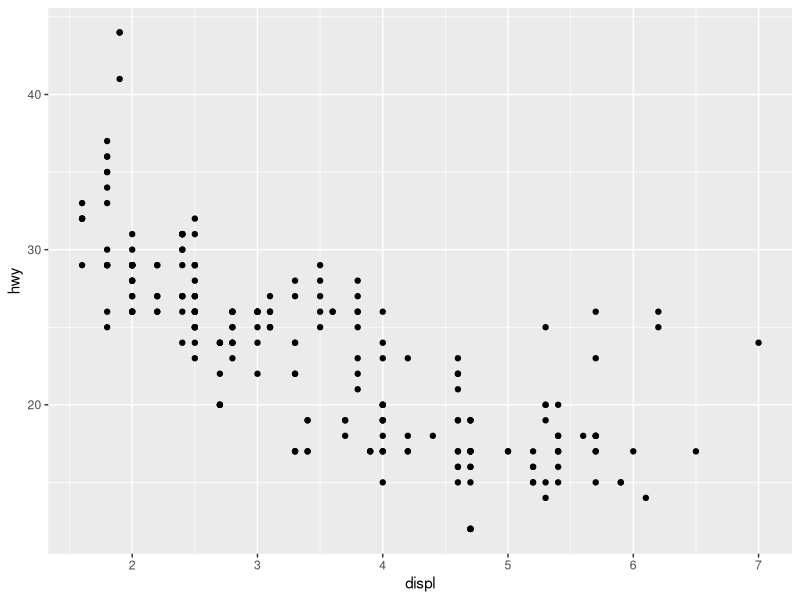
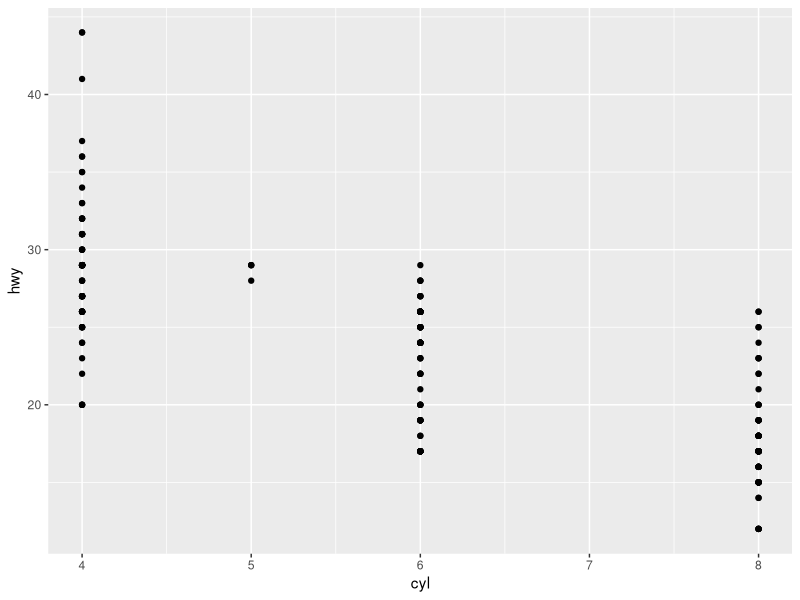
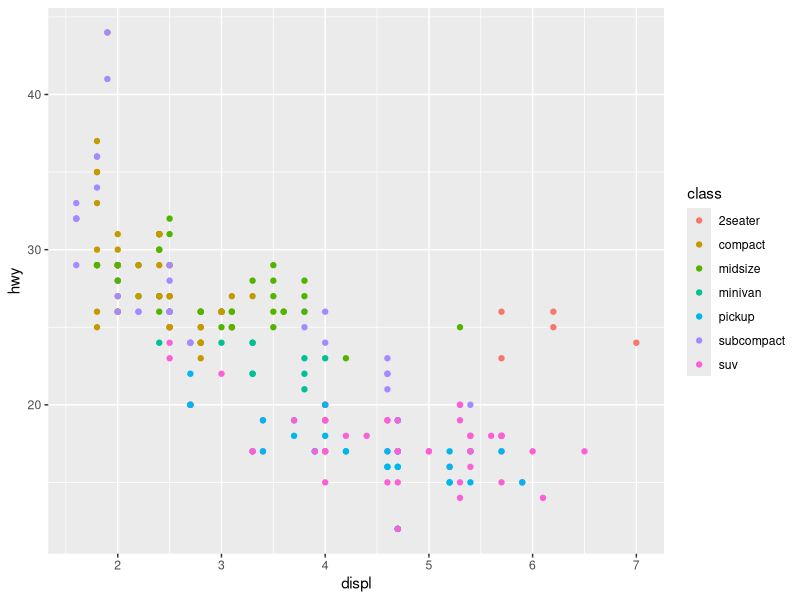
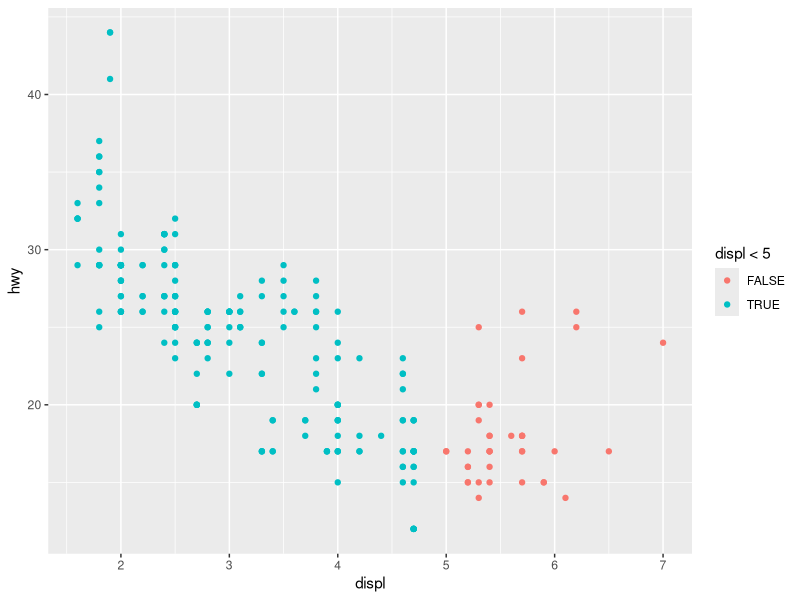
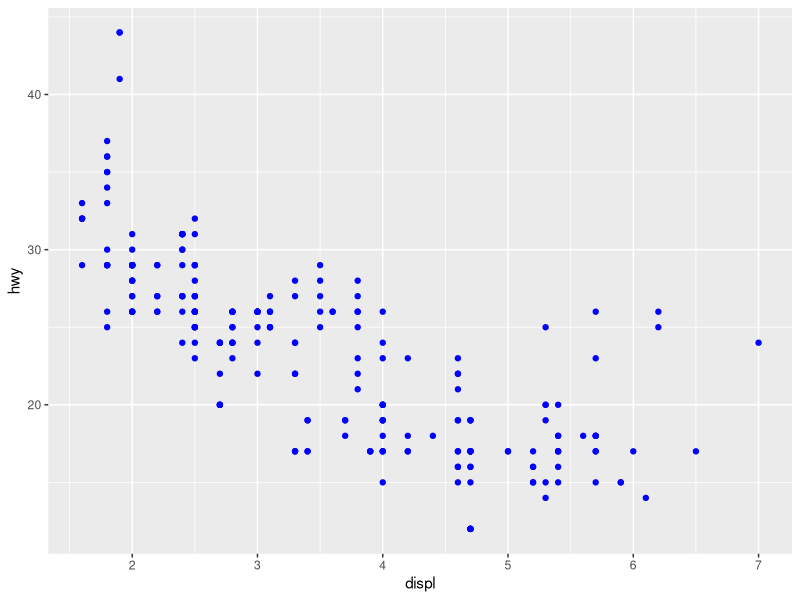
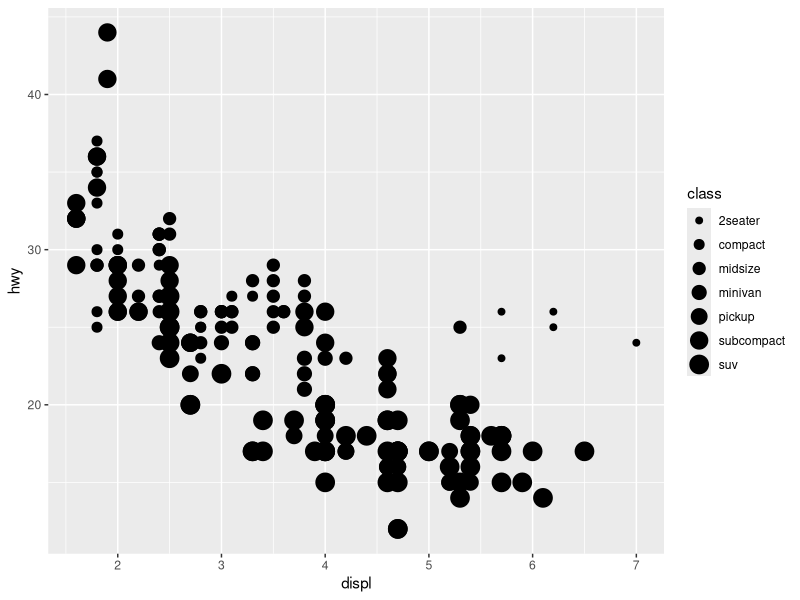
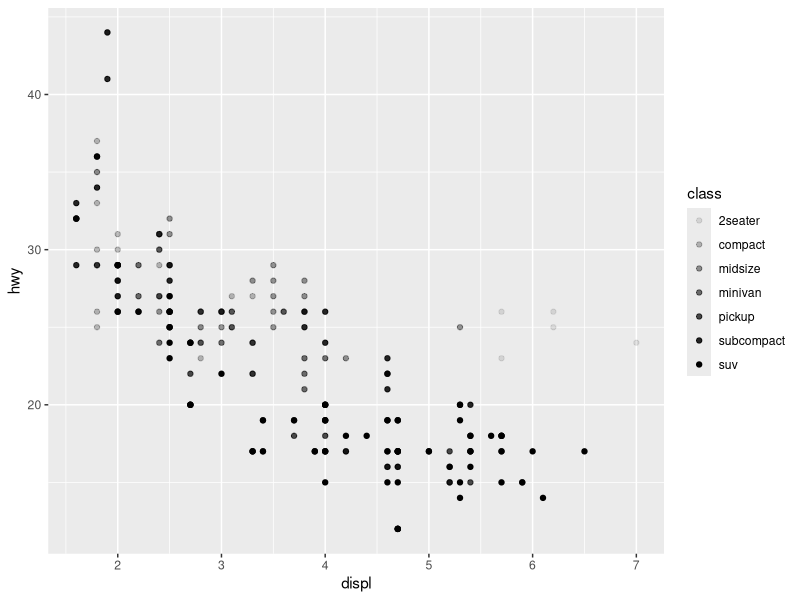
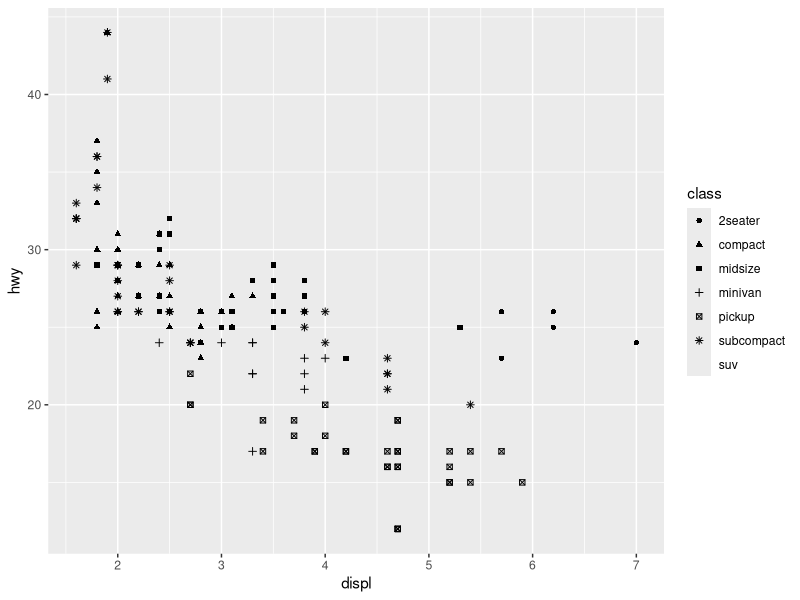

Recreate these plots in R, in order.
#load library
library(tidyverse)
library(maps)

#Q1: do cars with big engines use more fuel than cars with small engines?
##mpg dataframe
ggplot2::mpg
##mpg variable description
?mpg

##creating a ggplot 
ggplot(data = mpg) + geom_point(mapping = aes(x=displ, y=hwy))

## scatterplot of hwy versus cyl 
ggplot(data = mpg) + geom_point(mapping = aes(x=cyl, y=hwy))

#Aesthetic Mappings
##mapping color to dataset 
ggplot(data = mpg) + geom_point(mapping = aes(x=displ, y=hwy, color=class))
ggplot(data = mpg) + geom_point(mapping = aes(x=displ, y=hwy, color=displ<5))
ggplot(data = mpg) + geom_point(mapping = aes(x=displ, y=hwy), color='blue') #set color manually, should take the color ourside the aes()

## mapping size to dataset 
ggplot(data = mpg) + geom_point(mapping = aes(x=displ, y=hwy, size=class)) #we get a warning here, because mapping an unordered variable(class) to an ordered aesthetic (size) is not a good idea

## mapping alpha (transparency) to dataset 
ggplot(data = mpg) + geom_point(mapping = aes(x=displ, y=hwy, alpha=class))

## mapping shape of points to dataset 
ggplot(data = mpg) + geom_point(mapping = aes(x=displ, y=hwy, shape=class)) #suv legend is missed because ggplot only use six shapes at a time. By default, additional groups will go unplotted when you use this aesthetic
ggplot(data = mpg) + geom_point(mapping = aes(x=displ, y=hwy), shape=23, fill='red', size=2)
?geom_point

# Facets 
##one variable
ggplot(data = mpg) + 
    geom_point(mapping = aes(x=displ, y=hwy)) +
    facet_wrap(~class, nrow=2)
##combination of two variable
ggplot(data = mpg) + 
    geom_point(mapping = aes(x=displ, y=hwy)) + 
    facet_grid(drv~cyl)
ggplot(data = mpg) + 
    geom_point(mapping = aes(x=displ, y=hwy)) + 
    facet_grid(. ~cyl)
ggplot(data = mpg) + 
    geom_point(mapping = aes(x=displ, y=hwy)) + 
    facet_wrap(~cyl)

?facet_wrap

#Geometric Object 
ggplot(data=mpg) +
    geom_smooth(aes(x=displ, y=hwy))
ggplot(data = mpg) +
    geom_smooth(aes(x=displ, y=hwy, linetype=drv, color=drv), show.legend = FALSE)

##add multiple geoms 
ggplot(data = mpg, aes(x=displ, y=hwy, color=drv)) +
    geom_point() +
    geom_smooth()
ggplot(data = mpg, aes(x=displ, y=hwy)) +
    geom_point(aes(color=drv)) +
    geom_smooth()
ggplot(data = mpg, aes(x=displ, y=hwy, color=drv)) +
    geom_point(aes(color=drv)) +
    geom_smooth()


ggplot(data = mpg, aes(x=displ, y=hwy, color=drv)) +
    geom_point() +
    geom_smooth(se = FALSE)

ggplot(data = mpg, aes(x=displ, y=hwy, color=drv)) +
    geom_point() +
    geom_smooth()
?geom_smooth


#Statistical Transformations - Bar Chart 
ggplot(data = diamonds) +
    geom_bar(aes(x=cut))

ggplot(data=diamonds) + 
    geom_bar(aes(x=cut, y=..prop.., group=1))
  
ggplot(data=diamonds) + 
 stat_summary(
    aes(x=cut, y=depth),
    fun.ymin = min,
    fun.ymax = max,
    fun.y = mean
)

ggplot(data=diamonds) + 
    geom_col(aes(x=cut, y=depth))

## Position Adjustments 
ggplot(data = diamonds) + 
    geom_bar(mapping = aes(x=cut, color = cut))
ggplot(data = diamonds) + 
    geom_bar(mapping = aes(x=cut, fill = cut))

ggplot(data = diamonds) + 
    geom_bar(mapping = aes(x=cut, fill = clarity))

### if don't want to stack bar chart, we can use one of three other options: "identity","dodge" or "fill"
#### position = "identity" 
ggplot(data=diamonds, aes(x=cut, fill=clarity)) +
    geom_bar(alpha = 1/5, position = "identity")

ggplot(data = diamonds, aes(x=cut, color=clarity)) +
    geom_bar(fill=NA, position = "identity")

#### position = "fill"
ggplot(data=diamonds) +
    geom_bar(aes(x=cut, fill=clarity),
             position = "fill")

#### position = "dodge"
ggplot(data=diamonds) + 
    geom_bar(aes(x=cut, fill=clarity), 
             position = "dodge") 

#### position = "jitter" add a small amoiunt of random noise to each point to solve the overlapping problem 
ggplot(data=mpg) +
    geom_point(aes(x=displ, y=hwy))
ggplot(data=mpg) +
    geom_point(aes(x=displ, y=hwy), position = "jitter")

## Coordinate Systems 
### coord_flip()
ggplot(data=mpg, aes(x=class, y=hwy)) + 
    geom_boxplot()

ggplot(data=mpg, aes(x=class, y=hwy)) + 
    geom_boxplot() +
    coord_flip()
### coord_quickmap() set aspect ratio correctly for maps 
nz <- map_data("nz")
ggplot(nz, aes(long, lat, group=group)) + 
    geom_polygon(fill="white", color="black")

ggplot(nz, aes(long, lat, group=group)) +
    geom_polygon(fill="white", color="black") +
    coord_quickmap()

### coord_polar() uses polar coordinates 
bar <- ggplot(data=diamonds) +
    geom_bar(aes(x=cut, fill=cut), show.legend = FALSE,  width = 1) +
    theme(aspect.ratio = 1)  + 
    labs(x=NULL, y=NULL)
bar + coord_flip()
bar + coord_polar()


#### Exercise 
ggplot(data = diamonds) + 
    geom_bar(mapping = aes(x = cut, fill = clarity), width = 1)
ggplot(data = diamonds) + 
    geom_bar(mapping = aes(x = cut, fill = clarity), width=1)+coord_polar(theta = "y")
?labs
p <- ggplot(mtcars, aes(mpg, wt, colour = cyl)) + geom_point()
p + labs(colour = "Cylinders")

ggplot(data = mpg, mapping = aes(x = cty, y = hwy)) +
    geom_point() + 
    geom_abline()
